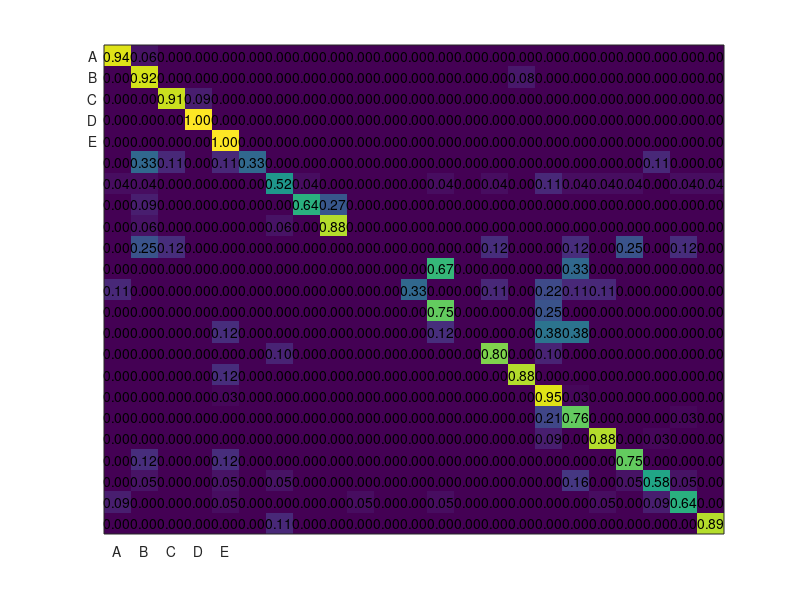

Source code (MATLAB):

mat = [[16, 1, 0, 0, 0, 0, 0, 0, 0, 0, 0, 0, 0, 0, 0, 0, 0, 0, 0, 0, 0, 0, 0]
[0, 24, 0, 0, 0, 0, 0, 0, 0, 0, 0, 0, 0, 0, 0, 2, 0, 0, 0, 0, 0, 0, 0]
[0, 0, 10, 1, 0, 0, 0, 0, 0, 0, 0, 0, 0, 0, 0, 0, 0, 0, 0, 0, 0, 0, 0]
[0, 0, 0, 9, 0, 0, 0, 0, 0, 0, 0, 0, 0, 0, 0, 0, 0, 0, 0, 0, 0, 0, 0]
[0, 0, 0, 0, 23, 0, 0, 0, 0, 0, 0, 0, 0, 0, 0, 0, 0, 0, 0, 0, 0, 0, 0]
[0, 3, 1, 0, 1, 3, 0, 0, 0, 0, 0, 0, 0, 0, 0, 0, 0, 0, 0, 0, 1, 0, 0]
[1, 1, 0, 0, 0, 0, 14, 1, 0, 0, 0, 0, 1, 0, 1, 0, 3, 1, 1, 1, 0, 1, 1]
[0, 1, 0, 0, 0, 0, 0, 7, 3, 0, 0, 0, 0, 0, 0, 0, 0, 0, 0, 0, 0, 0, 0]
[0, 1, 0, 0, 0, 0, 1, 0, 15, 0, 0, 0, 0, 0, 0, 0, 0, 0, 0, 0, 0, 0, 0]
[0, 2, 1, 0, 0, 0, 0, 0, 0, 0, 0, 0, 0, 0, 1, 0, 0, 1, 0, 2, 0, 1, 0]
[0, 0, 0, 0, 0, 0, 0, 0, 0, 0, 0, 0, 2, 0, 0, 0, 0, 1, 0, 0, 0, 0, 0]
[1, 0, 0, 0, 0, 0, 0, 0, 0, 0, 0, 3, 0, 0, 1, 0, 2, 1, 1, 0, 0, 0, 0]
[0, 0, 0, 0, 0, 0, 0, 0, 0, 0, 0, 0, 6, 0, 0, 0, 2, 0, 0, 0, 0, 0, 0]
[0, 0, 0, 0, 1, 0, 0, 0, 0, 0, 0, 0, 1, 0, 0, 0, 3, 3, 0, 0, 0, 0, 0]
[0, 0, 0, 0, 0, 0, 1, 0, 0, 0, 0, 0, 0, 0, 8, 0, 1, 0, 0, 0, 0, 0, 0]
[0, 0, 0, 0, 1, 0, 0, 0, 0, 0, 0, 0, 0, 0, 0, 7, 0, 0, 0, 0, 0, 0, 0]
[0, 0, 0, 0, 1, 0, 0, 0, 0, 0, 0, 0, 0, 0, 0, 0, 36, 1, 0, 0, 0, 0, 0]
[0, 0, 0, 0, 0, 0, 0, 0, 0, 0, 0, 0, 0, 0, 0, 0, 7, 26, 0, 0, 0, 1, 0]
[0, 0, 0, 0, 0, 0, 0, 0, 0, 0, 0, 0, 0, 0, 0, 0, 3, 0, 30, 0, 1, 0, 0]
[0, 1, 0, 0, 1, 0, 0, 0, 0, 0, 0, 0, 0, 0, 0, 0, 0, 0, 0, 6, 0, 0, 0]
[0, 1, 0, 0, 1, 0, 1, 0, 0, 0, 0, 0, 0, 0, 0, 0, 0, 3, 0, 1, 11, 1, 0]
[2, 0, 0, 0, 1, 0, 0, 0, 0, 1, 0, 0, 1, 0, 0, 0, 0, 0, 1, 0, 2, 14, 0]
[0, 0, 0, 0, 0, 0, 1, 0, 0, 0, 0, 0, 0, 0, 0, 0, 0, 0, 0, 0, 0, 0, 8]];

for i =1:23
    mat(i,:) = mat(i,:) / sum(mat(i,:));
end

imagesc(mat);            %# Create a colored plot of the matrix values
%colormap(flipud(gray));  %# Change the colormap to gray (so higher values are
                         %#   black and lower values are white)

textStrings = num2str(mat(:),'%0.2f');  %# Create strings from the matrix values
textStrings = strtrim(cellstr(textStrings));  %# Remove any space padding
[x,y] = meshgrid(1:23);   %# Create x and y coordinates for the strings
hStrings = text(x(:),y(:),textStrings(:),...      %# Plot the strings
                'HorizontalAlignment','center');
midValue = mean(get(gca,'CLim'));  %# Get the middle value of the color range
textColors = repmat(mat(:) > midValue,1,3);  %# Choose white or black for the
                                             %#   text color of the strings so
                                             %#   they can be easily seen over
                                             %#   the background color
%set(hStrings,{'Color'},num2cell(textColors,2));  %# Change the text colors

set(gca,'XTick',1:5,...                         %# Change the axes tick marks
        'XTickLabel',{'A','B','C','D','E'},...  %#   and tick labels
        'YTick',1:5,...
        'YTickLabel',{'A','B','C','D','E'},...
        'TickLength',[0 0]);